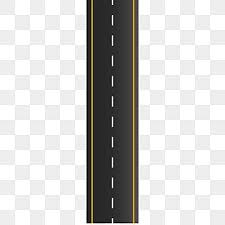
#> input picture Python/road.jpg, 225 x 225 px
$ python 'Color Conversions and Cropping.py'
#> lines starting #> are read from the running program, lines starting #| are printed output that depends on the picture
# Color Conversions and Cropping

import cv2
import matplotlib.pyplot as plt

# Load image in BGR format (default in OpenCV)
image = cv2.imread('road.jpg')
#> image is the input picture: shape (225, 225, 3); mean B, G, R 200.8, 202.4, 203

# ✅ Check if image was loaded successfully
if image is None:
    print("Error: Image not found or path is incorrect.")
else:
    # ✅ Convert BGR to RGB for correct display in Matplotlib
    image_rgb = cv2.cvtColor(image, cv2.COLOR_BGR2RGB)
    plt.imshow(image_rgb)
    plt.title("RGB Image")
    plt.axis('off')  # Hide axis
    plt.show()

    # ✅ Convert BGR to Grayscale (not RGB to Grayscale)
    gray_image = cv2.cvtColor(image, cv2.COLOR_BGR2GRAY)
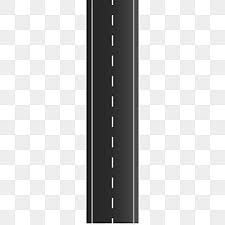
#> gray_image: shape (225, 225); min 0, max 255, mean 202.4
    plt.imshow(gray_image, cmap='gray')
    plt.title("Grayscale Image")
    plt.axis('off')
    plt.show()

    # ✅ Crop image using NumPy slicing: rows 100–299, columns 200–399
    cropped_image = image[100:300, 200:400]# [] list slicing
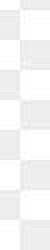
#> cropped_image: shape (125, 25, 3) (shown 2 times larger); min 224, max 255, mean 245.7

    # Convert cropped image to RGB for correct color display
    cropped_rgb = cv2.cvtColor(cropped_image, cv2.COLOR_BGR2RGB)
    plt.imshow(cropped_rgb)
    plt.title("Cropped Region")
    plt.axis('off')
    plt.show()
